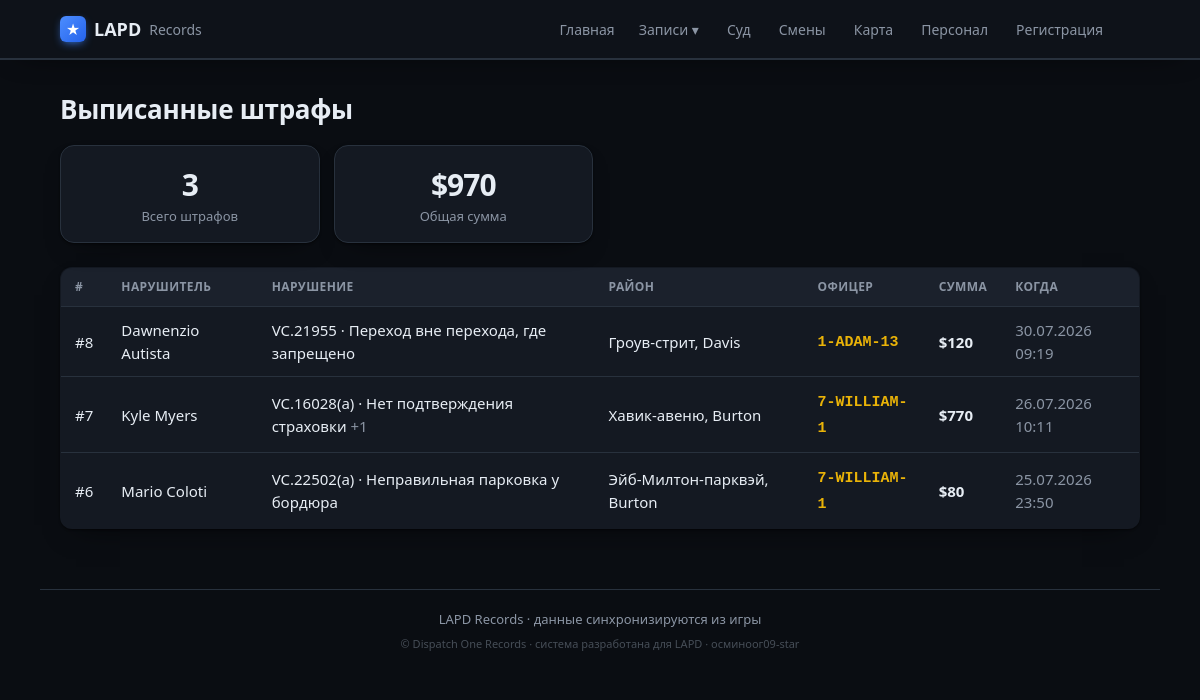
Before: /citations with the older database file.
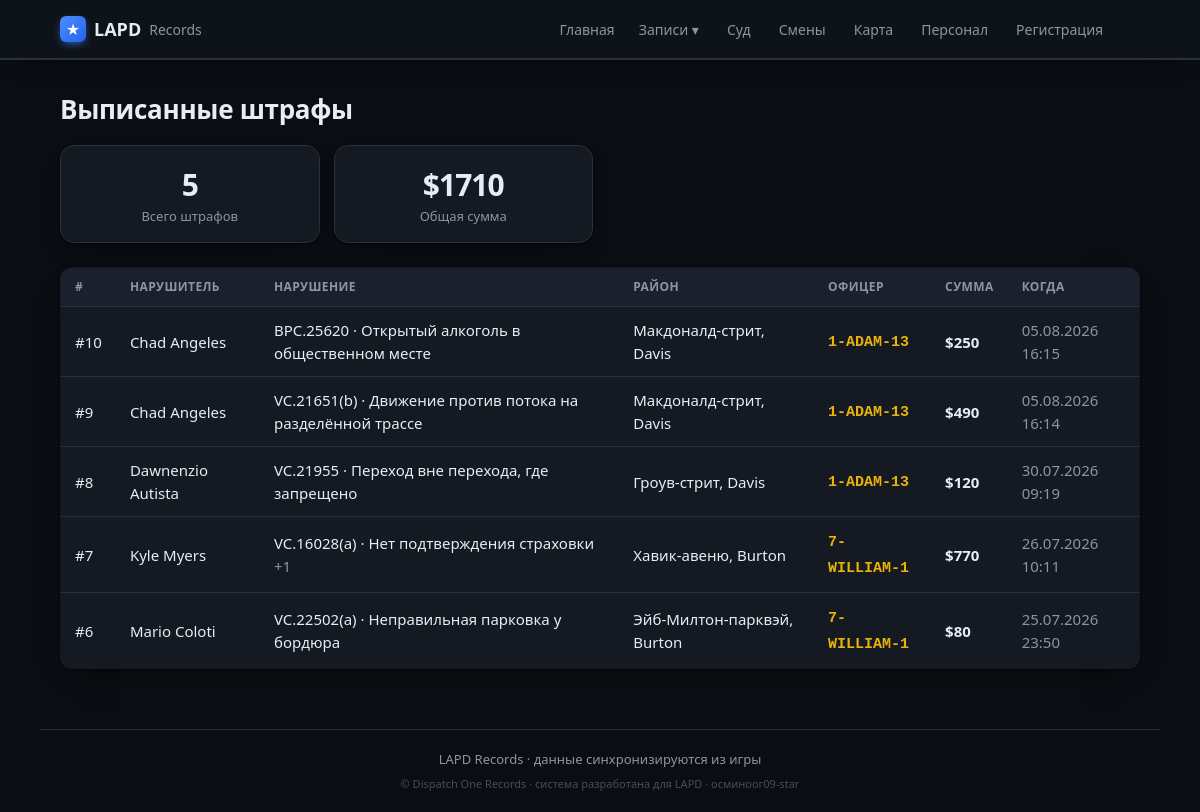
After: the same page with the newer database file.
### tables this page shows
CREATE TABLE citations (
                id INTEGER PRIMARY KEY AUTOINCREMENT,
                external_id TEXT UNIQUE,
                officer_id INTEGER,
                subject_name TEXT,
                issued_at TEXT,
                location TEXT,
                charges TEXT,
                fine INTEGER DEFAULT 0,
                notes TEXT
            );

CREATE TABLE officers (
                id INTEGER PRIMARY KEY AUTOINCREMENT,
                callsign TEXT UNIQUE NOT NULL,
                name TEXT
            , current_status TEXT, status_since TEXT, rank TEXT, department TEXT, discord TEXT, is_admin INTEGER);

### app/main.py (the view)
@app.route("/citations")
def citations():
    return render_template("citations.html", citations=db.list_citations(300),
                           summary=db.citations_summary())

### app/db.py (called while the page is built)
def fmt_dt(iso):
    try:
        dt = datetime.datetime.fromisoformat(iso)
        return dt.strftime("%d.%m.%Y %H:%M")
    except Exception:
        return iso or "—"

@contextmanager
def get_conn():
    conn = sqlite3.connect(config.DB_PATH)
    conn.row_factory = sqlite3.Row
    try:
        yield conn
        conn.commit()
    finally:
        conn.close()

def _jsonlist(val):
    if not val:
        return []
    try:
        return json.loads(val)
    except Exception:
        return [x.strip() for x in str(val).split(",") if x.strip()]

def _fix_rooms(s):
    return re.sub(r"(\d)([А-Я])", lambda m: m.group(1) + _CYR2LAT.get(m.group(2), m.group(2)), s)

def localize(text):
    if not text or not isinstance(text, str):
        return text
    out = text
    for en, ru in _PHRASES:
        out = out.replace(en, ru)
    return _fix_rooms(out)

def _row_to_citation(r):
    d = dict(r)
    d["charges"] = [localize(x) for x in _jsonlist(r["charges"])]
    d["issued_fmt"] = fmt_dt(r["issued_at"]) if r["issued_at"] else "—"
    return d

### app/templates/citations.html (shortened to what this page needs)
{% extends "base.html" %}
{% block content %}
<h1>Выписанные штрафы</h1>
<section class="stats">
  <div class="stat"><div class="num">{{ summary.count }}</div><div class="lbl">Всего штрафов</div></div>
  <div class="stat"><div class="num">${{ summary.total_fine }}</div><div class="lbl">Общая сумма</div></div>
</section>
{% if citations %}
<table class="tbl">
  <thead><tr><th>#</th><th>Нарушитель</th><th>Нарушение</th><th>Район</th><th>Офицер</th><th>Сумма</th><th>Когда</th></tr></thead>
  <tbody>
  {% for c in citations %}
    <tr onclick="location='{{ url_for('citation_view', cid=c.id) }}'">
      <td>#{{ c.id }}</td>
      <td>{{ c.subject_name }}</td>
      <td>{% if c.charges %}{{ c.charges[0] }}{% if c.charges|length > 1 %}
            <span class="muted">+{{ c.charges|length - 1 }}</span>{% endif %}{% else %}—{% endif %}</td>
      <td>{{ c.location or '—' }}</td>
      <td><span class="cs">{{ c.callsign or '—' }}</span></td>
      <td><b>${{ c.fine }}</b></td>
      <td class="muted">{{ c.issued_fmt }}</td>
    </tr>
  {% endfor %}
  </tbody>
</table>
{% else %}
  <p class="empty">Штрафов пока нет — появятся после игры.</p>
{% endif %}
{% endblock %}

Changed rows visible on the page:
added citations: id "10", subject_name "Chad Angeles", charges "BPC.25620 · Открытый алкоголь в общественном месте", location "Макдоналд-стрит, Davis", callsign "1-ADAM-13", fine "250", issued_fmt "05.08.2026 16:15"
added citations: id "9", subject_name "Chad Angeles", charges "VC.21651(b) · Движение против потока на разделённой трассе", location "Макдоналд-стрит, Davis", callsign "1-ADAM-13", fine "490", issued_fmt "05.08.2026 16:14"
Other visible differences:
{{ summary.count }}: "3" → "5"
{{ summary.total_fine }}: "970" → "1710"
